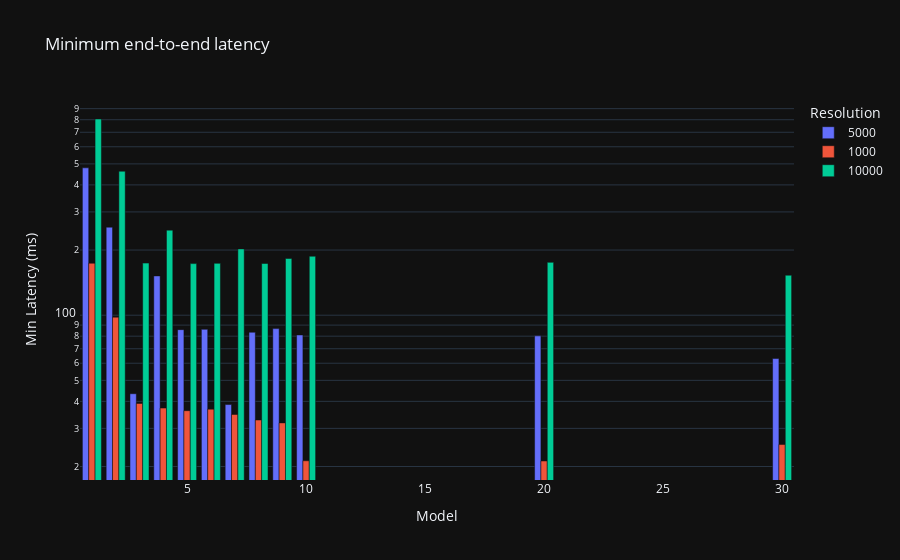

Write notebook code for a chart like this one.
### Code cell
import os
import pandas as pd
from functools import lru_cache
from collections import namedtuple
import difflib
import plotly.express as px

response_time = {}
for key in prom_data_paths.keys():
    try:
        yolo_df = common_utils.read_feather_cached(yolo_data_paths[key])
    except:
        print(f"Failed to read {key}")
        continue
    yolo_df['total_inference_time'] = yolo_df['inf'] + yolo_df['post'] + yolo_df['pre']
    yolo_df['end_to_end_response_time'] = yolo_df['total_inference_time'] + yolo_df['queue']
    yolo_df['start'] = pd.to_datetime(yolo_df['start_time'], unit='ms')
    yolo_df.set_index('start', inplace=True)
    resampled_df = yolo_df.resample('5S')
    model_info = common_utils.path_to_workers_and_pcl_size(key)
    if model_info.resolution not in response_time:
        response_time[model_info.resolution] = {}
    response_time[model_info.resolution][model_info.num_vehicles] = resampled_df.agg({'end_to_end_response_time': 'min'}).reset_index()['end_to_end_response_time'].rename(key)

data = []
for resolution, models in response_time.items():
    for model, latency in models.items():
        if not latency.empty:
            min_latency = latency.min()
            data.append((str(resolution), model, min_latency))

# Sort data before creating the DataFrame
# sorted_data = sorted(data, key=lambda x: common_utils._sort_key_size_version(x[1]))

df = pd.DataFrame(data, columns=['Resolution', 'Model', 'Min Latency'])
fig = px.bar(df, x='Model', y='Min Latency', color='Resolution', barmode="group", title=f'Minimum end-to-end latency', log_y=True)
fig.update_layout(yaxis_title='Min Latency (ms)')
fig.show()

### Figure 1 — Plotly figure (JSON) as saved in the notebook; plotly's stock layout.template omitted (floating-point values rounded to 4 significant figures)
{"data": [{"alignmentgroup": "True", "hovertemplate": "Resolution=5000<br>Model=%{x}<br>Min Latency=%{y}<extra></extra>", "legendgroup": "5000", "marker": {"color": "#636efa", "pattern": {"shape": ""}}, "name": "5000", "offsetgroup": "5000", "orientation": "v", "showlegend": true, "textposition": "auto", "x": [5, 1, 7, 2, 6, 9, 30, 4, 20, 10, 8, 3], "xaxis": "x", "y": [85.75, 479.5, 38.66, 255.1, 86.06, 86.7, 63.06, 151.9, 80.28, 81.07, 83.41, 43.38], "yaxis": "y", "type": "bar"}, {"alignmentgroup": "True", "hovertemplate": "Resolution=1000<br>Model=%{x}<br>Min Latency=%{y}<extra></extra>", "legendgroup": "1000", "marker": {"color": "#EF553B", "pattern": {"shape": ""}}, "name": "1000", "offsetgroup": "1000", "orientation": "v", "showlegend": true, "textposition": "auto", "x": [8, 30, 2, 6, 5, 7, 1, 3, 10, 4, 20, 9], "xaxis": "x", "y": [32.79, 25.26, 97.92, 36.82, 36.21, 34.79, 173.8, 39.1, 21.26, 37.23, 21.21, 31.81], "yaxis": "y", "type": "bar"}, {"alignmentgroup": "True", "hovertemplate": "Resolution=10000<br>Model=%{x}<br>Min Latency=%{y}<extra></extra>", "legendgroup": "10000", "marker": {"color": "#00cc96", "pattern": {"shape": ""}}, "name": "10000", "offsetgroup": "10000", "orientation": "v", "showlegend": true, "textposition": "auto", "x": [30, 6, 20, 9, 4, 10, 2, 8, 5, 1, 3, 7], "xaxis": "x", "y": [152.9, 173.6, 175.4, 182.9, 247.2, 187.2, 462.6, 173.4, 173.1, 806.1, 174.0, 202.5], "yaxis": "y", "type": "bar"}], "layout": {"xaxis": {"anchor": "y", "domain": [0.0, 1.0], "title": {"text": "Model"}}, "yaxis": {"anchor": "x", "domain": [0.0, 1.0], "title": {"text": "Min Latency (ms)"}, "type": "log"}, "legend": {"title": {"text": "Resolution"}, "tracegroupgap": 0}, "title": {"text": "Minimum end-to-end latency"}, "barmode": "group"}}
